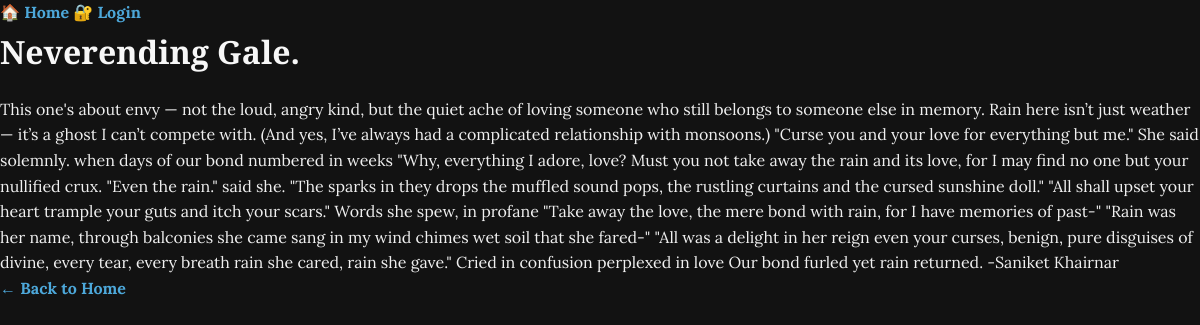
The app's page /post/4 with its own data.
### app.py (models this page shows)
class Post(db.Model):
    id = db.Column(db.Integer, primary_key=True)
    title = db.Column(db.String(100), nullable=False)
    content = db.Column(db.Text, nullable=False)

### app.py (the view)
@app.route('/post/<int:post_id>')
def post(post_id):
    post = Post.query.get_or_404(post_id)
    return render_template('post.html', post=post)

### Templates/post.html (shortened to what this page needs)
{% extends 'base.html' %}
{% block content %}
    <h1>{{ post.title }}</h1>
    <p>{{ post.content }}</p>
    <a href="{{ url_for('index') }}">← Back to Home</a>
{% endblock %}

### static/style.css (style rules this page uses)
* { margin: 0; padding: 0; box-sizing: border-box; }
body { background-color: #121212; color: #f0f0f0; font-family: 'Lora', serif; line-height: 1.6; padding: 0; margin: 0; }
h1, h2 { font-family: 'Playfair Display', serif; color: #f7f7f7; margin-bottom: 20px; }
a { color: #4da8da; text-decoration: none; font-weight: bold; }

### records on screen
Post: title "Neverending Gale.", content "This one's about envy — not the loud, angry kind, but the quiet ache of loving someone who still belongs to someone else in memory. Rain here isn’t just weather — it’s a ghost I can’t compete with. (And yes, I’ve always had a complicated relationship with monsoons.) \"Curse you and your love for everything but me.\" She said solemnly. when days of our bond numbered in weeks \"Why, everything I adore, love? Must you not take away the rain and its love, for I may find no one but your nullified crux. \"Even the rain.\" said she. \"The sparks in they drops the muffled sound pops, the rustling curtains and the cursed sunshine doll.\" \"All shall upset your heart trample your guts and itch your scars.\"…"
